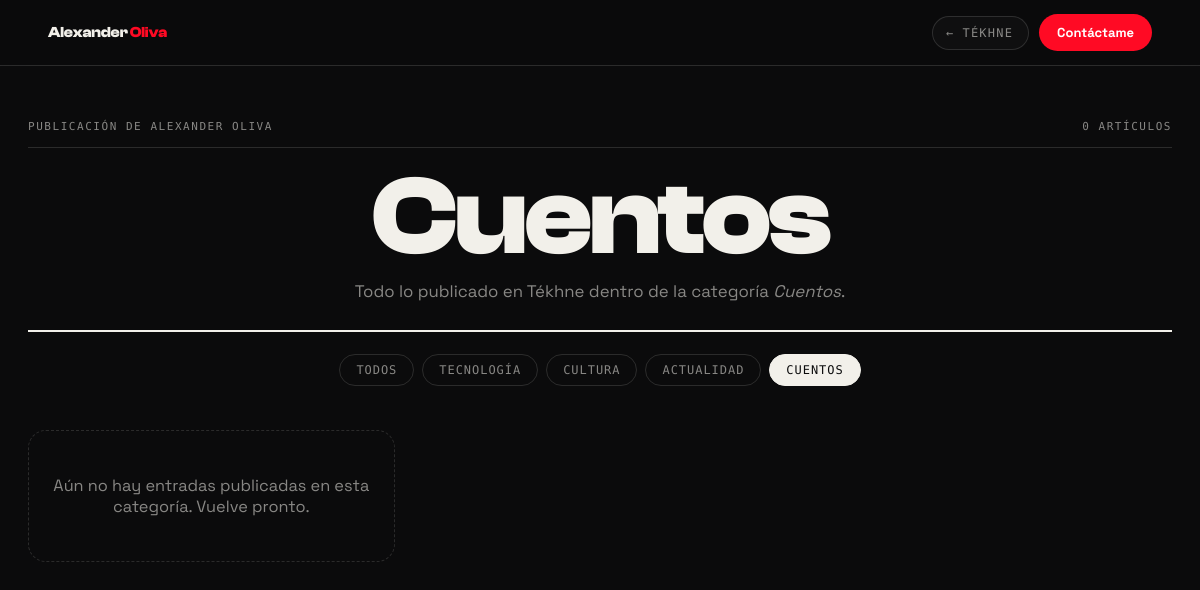
The page /tekhne/categoria/cuentos on the database as committed earlier.
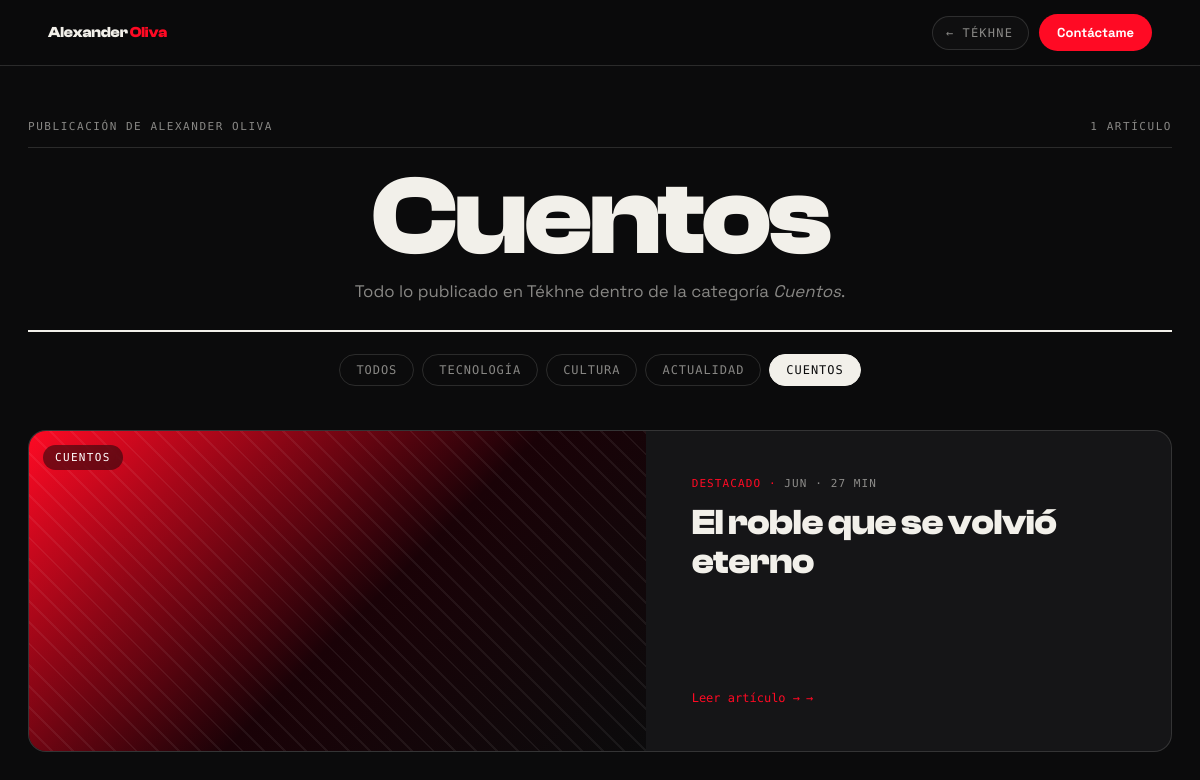
The same page on the database as committed later.
### tables this page shows
CREATE TABLE blog (
    id          INT AUTO_INCREMENT PRIMARY KEY,
    titulo      VARCHAR(180) NOT NULL,
    slug        VARCHAR(180) NULL,                
    estado      ENUM('borrador','publicado') NOT NULL DEFAULT 'publicado',
    categoria   VARCHAR(60)  NULL,
    fecha_pub   DATE         NULL,
    descripcion TEXT         NULL,                
    contenido   MEDIUMTEXT   NULL,                
    cover_img   VARCHAR(160) NULL,
    ref_tipo    VARCHAR(20)  NULL,                
    ref_id      INT          NULL,                
    visitas     INT          NOT NULL DEFAULT 0,  
    orden       INT          NOT NULL DEFAULT 0,
    creado      TIMESTAMP    DEFAULT CURRENT_TIMESTAMP
);

### Router.php (called while the page is built, shortened)
<?php
class Router
{
    public function render($view, $datos = [], $layout = 'layout')
    {
        include_once __DIR__ . "/views/$view.php";
    }
}

### controllers/PortfolioController.php (called while the page is built, shortened)
<?php
class PortfolioController
{
    public static function categoria(Router $router)
    {
        $catSlug = trim($_GET['cat'] ?? '');
        $posts = Blog::publicadosPorCategoria($catSlug);
        $nombre = !empty($posts) ? $posts[0]->categoria : ucfirst(str_replace('-', ' ', $catSlug));
        $router->render('blog/categoria', [
            'titulo' => $nombre . ' - Tékhne · Alexander Oliva',
            'metaDescripcion' => 'Artículos de la categoría ' . $nombre . ' en Tékhne, la publicación de Alexander Oliva.',
            'canonical' => 'https://alexanderoliva.com/tekhne/categoria/' . $catSlug,
            'categoriaNombre' => $nombre,
            'categoriaSlug' => $catSlug,
            'categorias' => Blog::CATEGORIAS,
            'posts' => $posts,
        ], 'portfolio-layout');
    }
}

### models/ActiveRecord.php (called while the page is built, shortened)
<?php
class ActiveRecord {
    protected static $db;
    public static function setDB($database) {
        self::$db = $database;
    }
    public static function consultarSQL($query) {
        $resultado = self::$db->query($query);
        $array = [];
        while($registro = $resultado->fetch_assoc()) {
            $array[] = static::crearObjeto($registro);
        }
        return $array;
    }
    protected static function crearObjeto($registro) {
        $objeto = new static;
        foreach($registro as $key => $value ) {
            if(property_exists( $objeto, $key  )) {
                $objeto->$key = $value;
            }
        }
        return $objeto;
    }
}

### models/Blog.php (called while the page is built, shortened)
<?php
class Blog extends ActiveRecord {
    protected static $tabla = 'blog';
    public $fecha_pub;
    public $contenido;
    public function __construct($args = []) {
        $this->fecha_pub   = $args['fecha_pub']   ?? null;
        $this->contenido   = $args['contenido']   ?? '';
    }
    public static function publicados() {
        return self::consultarSQL("SELECT * FROM " . static::$tabla . " WHERE estado = 'publicado' ORDER BY orden ASC, id ASC");
    }
    public static function publicadosPorCategoria(string $catSlug) : array {
        $todos = self::publicados();
        return array_values(array_filter($todos, function ($p) use ($catSlug) {
            return generarSlug($p->categoria) === $catSlug;
        }));
    }
    public function tiempoLectura() : int {
        $texto = (string) $this->contenido;
        $texto = preg_replace('/!\[[^\]]*\]\([^)]*\)/', '', $texto);
        $texto = trim(strip_tags($texto));
        return max(1, (int) ceil(str_word_count($texto) / 200));
    }
    public function metaTarjeta() : string {
        $meses = ['ENE','FEB','MAR','ABR','MAY','JUN','JUL','AGO','SEP','OCT','NOV','DIC'];
        $mes = $this->fecha_pub ? $meses[(int) date('n', strtotime($this->fecha_pub)) - 1] : '';
        return trim($mes . ' · ' . $this->tiempoLectura() . ' MIN', ' ·');
    }
}

### includes/funciones.php (called while the page is built, shortened)
<?php
function s($html = '') : string {
    return htmlspecialchars($html ?? '');
}
function generarSlug(string $texto) : string {
    $texto = strtolower(trim($texto));
    $texto = strtr($texto, ['á'=>'a','é'=>'e','í'=>'i','ó'=>'o','ú'=>'u','ñ'=>'n','ü'=>'u']);
    $texto = preg_replace('/[^a-z0-9]+/', '-', $texto);
    return trim($texto, '-') ?: 'articulo';
}

### views/blog/categoria.php (the view, shortened to what the changed rows need)
<link rel="stylesheet" href="/build/css/paginas.css">
<div id="ao-app" data-theme="dark">
<div data-barba-namespace="blog-categoria">
    <main class="pg pg--wide">
        <div class="tk-masthead" data-anim>
            <div class="tk-issue">
                <span>Publicación de Alexander Oliva</span>
                <span><?php echo count($posts); ?> ARTÍCULO<?php echo count($posts) === 1 ? '' : 'S'; ?></span>
            </div>
            <h1 class="tk-wordmark"><?php echo s($categoriaNombre); ?></h1>
        </div>
        <nav class="tk-cats" data-anim aria-label="Categorías">
            <a class="tk-cat" href="/tekhne">Todos</a>
            <?php foreach ($categorias as $cat) : $slug = generarSlug($cat); ?>
                <a class="tk-cat<?php echo $slug === $categoriaSlug ? ' is-on' : ''; ?>" href="/tekhne/categoria/<?php echo s($slug); ?>"><?php echo s($cat); ?></a>
            <?php endforeach; ?>
        </nav>
        <?php
        $ao_grads = [
            'repeating-linear-gradient(45deg,rgba(255,255,255,.06) 0 2px,transparent 2px 15px),linear-gradient(135deg,var(--accent) 0%,#1a0207 55%,#0b0b0c 100%)',
            'radial-gradient(rgba(255,255,255,.14) 1px,transparent 1.6px) 0 0/17px 17px,radial-gradient(130% 130% at 24% 18%,var(--accent) 0%,#1a0207 52%,#0b0b0c 100%)',
            'repeating-linear-gradient(90deg,rgba(255,255,255,.05) 0 1px,transparent 1px 13px),linear-gradient(115deg,#0b0b0c 18%,#1a0207 55%,var(--accent) 100%)',
        ];
        ?>
        <div class="pg-grid">
            <?php foreach ($posts as $ao_i => $post) :
                $cover = !empty($post->cover_img) ? "url('" . urlSubida('blog', $post->cover_img) . "') center/cover no-repeat" : $ao_grads[$ao_i % count($ao_grads)];
            ?>
                <a href="/tekhne/<?php echo s($post->slug ?: $post->id); ?>" data-anim data-vt-cover class="pg-card<?php echo $ao_i === 0 ? ' pg-card--feat' : ''; ?>">
                    <div class="pg-card-cover" data-vt-img style="background:<?php echo $cover; ?>;">
                        <span class="pg-cat"><?php echo s($post->categoria); ?></span>
                    </div>
                    <div class="pg-card-body">
                        <span class="pg-card-meta"><?php echo s($post->metaTarjeta()); ?></span>
                        <h3><?php echo s($post->titulo); ?></h3>
                        <span class="pg-card-read">Leer artículo →</span>
                    </div>
                </a>
            <?php endforeach; ?>
            <?php if (empty($posts)) : ?>
                <div class="tk-empty">Aún no hay entradas publicadas en esta categoría. Vuelve pronto.</div>
            <?php endif; ?>
        </div>
    </main>
</div>
</div>

Rows that differ between the two databases and show on the page:
added blog: categoria "1", categoria "CUENTOS", s($post->metaTarjeta()) "JUN · 27 MIN", titulo "El roble que se volvió eterno"
Other text that changed with them:
count($posts): "0" → (not shown)
text no longer shown: "S Aún no hay entradas publicadas en esta categoría. Vuelve pronto."
